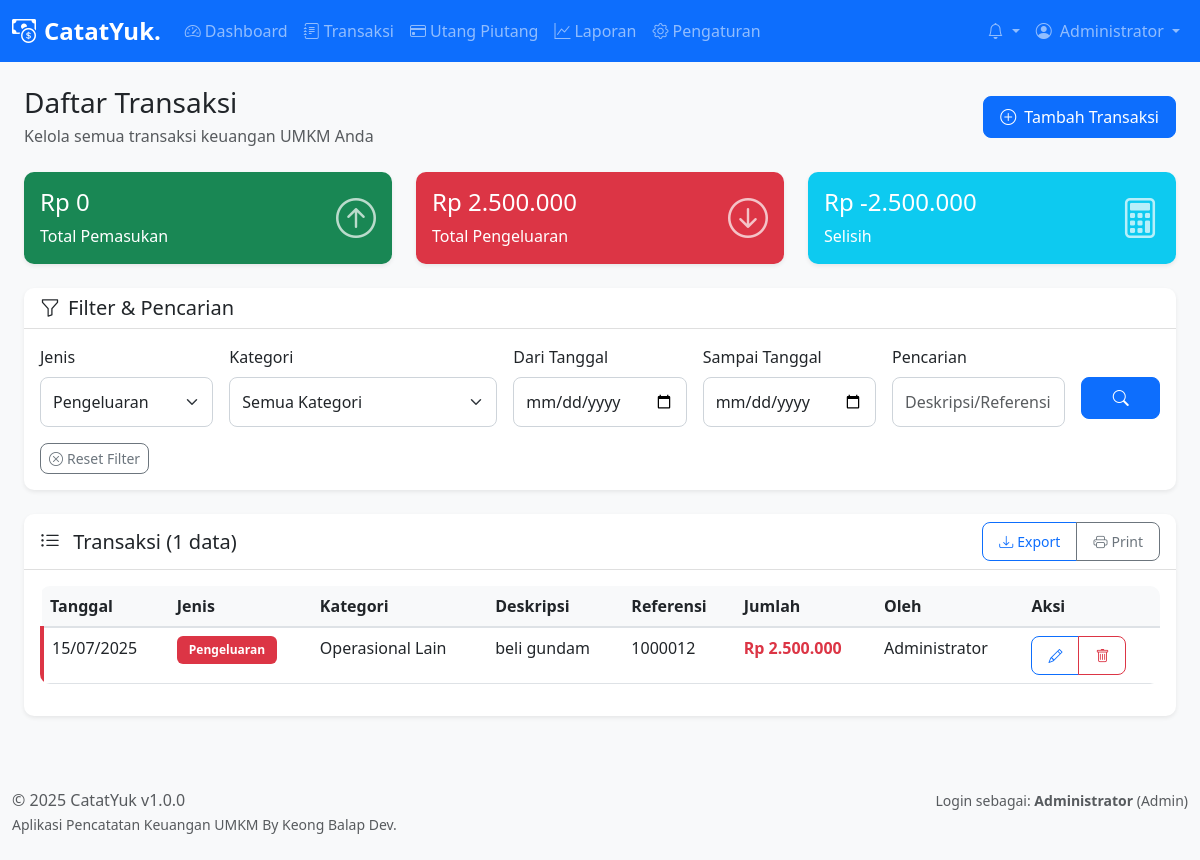
Page /pages/transactions/index.php?type=expense (signed in) on the committed database.
### tables this page shows
CREATE TABLE `transactions` (
  `id` int(11) NOT NULL,
  `user_id` int(11) NOT NULL,
  `category_id` int(11) NOT NULL,
  `type` enum('income','expense') NOT NULL,
  `amount` decimal(15,2) NOT NULL,
  `description` text DEFAULT NULL,
  `transaction_date` date NOT NULL,
  `reference_number` varchar(50) DEFAULT NULL,
  `notes` text DEFAULT NULL,
  `created_at` timestamp NOT NULL DEFAULT current_timestamp(),
  `updated_at` timestamp NOT NULL DEFAULT current_timestamp() ON UPDATE current_timestamp()
);

CREATE TABLE `users` (
  `id` int(11) NOT NULL,
  `username` varchar(50) NOT NULL,
  `password` varchar(255) NOT NULL,
  `full_name` varchar(100) NOT NULL,
  `email` varchar(100) DEFAULT NULL,
  `role` enum('admin','kasir') NOT NULL DEFAULT 'kasir',
  `status` enum('active','inactive') NOT NULL DEFAULT 'active',
  `created_at` timestamp NOT NULL DEFAULT current_timestamp(),
  `updated_at` timestamp NOT NULL DEFAULT current_timestamp() ON UPDATE current_timestamp()
);

CREATE TABLE `categories` (
  `id` int(11) NOT NULL,
  `name` varchar(100) NOT NULL,
  `type` enum('income','expense') NOT NULL,
  `description` text DEFAULT NULL,
  `created_at` timestamp NOT NULL DEFAULT current_timestamp()
);

### pages/transactions/index.php (the view, shortened to what the rows shown need)
<?php
require_once '../../includes/functions.php';
$filter_type = $_GET['type'] ?? '';
$page = max(1, intval($_GET['page'] ?? 1));
$limit = 20;
$offset = ($page - 1) * $limit;
try {
    $db = getDB();
    $where_conditions = [];
    $params = [];
    if (!empty($filter_type)) {
        $where_conditions[] = "t.type = ?";
        $params[] = $filter_type;
    }
    $where_clause = !empty($where_conditions) ? 'WHERE ' . implode(' AND ', $where_conditions) : '';
    $sql = "
        SELECT t.*, c.name as category_name, u.full_name as user_name
        FROM transactions t
        LEFT JOIN categories c ON t.category_id = c.id
        LEFT JOIN users u ON t.user_id = u.id
        $where_clause
        ORDER BY t.transaction_date DESC, t.created_at DESC
        LIMIT $limit OFFSET $offset
    ";
    $stmt = $db->prepare($sql);
    $stmt->execute($params);
    $transactions = $stmt->fetchAll();
} catch (Exception $e) {
    error_log('Transactions list error: ' . $e->getMessage());
    $transactions = [];
    $categories = [];
    $total_records = 0;
    $total_pages = 0;
    $totals = ['total_income' => 0, 'total_expense' => 0];
}
include '../../components/header.php';
?>
<div class="container-fluid">
    <div class="row mb-4">
        <div class="col-12">
            <div class="d-flex justify-content-between align-items-center">
                <div>
                    <h1 class="h3 mb-1">Daftar Transaksi</h1>
                </div>
            </div>
        </div>
    </div>
    <div class="card">
        <div class="card-body">
            <?php if (!empty($transactions)): ?>
                <div class="table-responsive">
                    <table class="table table-hover" id="transactionsTable">
                        <thead>
                            <tr>
                                <th>Tanggal</th>
                                <th>Jenis</th>
                                <th>Kategori</th>
                                <th>Deskripsi</th>
                                <th>Referensi</th>
                                <th>Jumlah</th>
                                <th>Oleh</th>
                                <th>Aksi</th>
                            </tr>
                        </thead>
                        <tbody>
                            <?php foreach ($transactions as $transaction): ?>
                                <tr class="transaction-<?php echo $transaction['type']; ?>">
                                    <td><?php echo formatDate($transaction['transaction_date']); ?></td>
                                    <td>
                                        <span class="badge bg-<?php echo $transaction['type'] === 'income' ? 'success' : 'danger'; ?>">
                                            <?php echo $transaction['type'] === 'income' ? 'Pemasukan' : 'Pengeluaran'; ?>
                                        </span>
                                    </td>
                                    <td><?php echo htmlspecialchars($transaction['category_name']); ?></td>
                                    <td><?php echo htmlspecialchars($transaction['description']); ?></td>
                                    <td><?php echo htmlspecialchars($transaction['reference_number'] ?? '-'); ?></td>
                                    <td>
                                        <strong class="text-<?php echo $transaction['type'] === 'income' ? 'success' : 'danger'; ?>">
                                            <?php echo formatCurrency($transaction['amount']); ?>
                                        </strong>
                                    </td>
                                    <td><?php echo htmlspecialchars($transaction['user_name']); ?></td>
                                    <td>
                                        <div class="btn-group btn-group-sm">
                                            <a href="edit.php?id=<?php echo $transaction['id']; ?>"
                                               class="btn btn-outline-primary" title="Edit">
                                                <i class="bi bi-pencil"></i>
                                            </a>
                                            <button type="button" class="btn btn-outline-danger btn-delete"
                                                    onclick="deleteTransaction(<?php echo $transaction['id']; ?>)" title="Hapus">
                                                <i class="bi bi-trash"></i>
                                            </button>
                                        </div>
                                    </td>
                                </tr>
                            <?php endforeach; ?>
                        </tbody>
                    </table>
                </div>
            <?php endif; ?>
        </div>
    </div>
</div>
<?php include '../../components/footer.php'; ?>

### components/header.php (shortened to what the rows shown need)
<!DOCTYPE html>
<html lang="id">
<head>
    <link href="https://cdn.jsdelivr.net/npm/bootstrap@5.3.0/dist/css/bootstrap.min.css" rel="stylesheet">
    <link href="https://cdn.jsdelivr.net/npm/bootstrap-icons@1.10.0/font/bootstrap-icons.css" rel="stylesheet">
    <link href="<?php echo APP_URL; ?>/assets/css/style.css" rel="stylesheet">
</head>
<body>
    <?php if (isLoggedIn()): ?>
    <nav class="navbar navbar-expand-lg navbar-dark bg-primary">
        <div class="container-fluid">
            <a class="navbar-brand fw-bold" href="<?php echo APP_URL; ?>/pages/dashboard/">
                <i class="bi bi-cash-coin me-2"></i>CatatYuk.
            </a>
            <div class="collapse navbar-collapse" id="navbarNav">
                <ul class="navbar-nav me-auto">
                    <li class="nav-item">
                        <a class="nav-link" href="<?php echo APP_URL; ?>/pages/dashboard/">
                            <i class="bi bi-speedometer2 me-1"></i>Dashboard
                        </a>
                    </li>
                    <li class="nav-item">
                        <a class="nav-link" href="<?php echo APP_URL; ?>/pages/transactions/">
                            <i class="bi bi-journal-text me-1"></i>Transaksi
                        </a>
                    </li>
                    <li class="nav-item">
                        <a class="nav-link" href="<?php echo APP_URL; ?>/pages/debts/">
                            <i class="bi bi-credit-card me-1"></i>Utang Piutang
                        </a>
                    </li>
                    <li class="nav-item">
                        <a class="nav-link" href="<?php echo APP_URL; ?>/pages/reports/">
                            <i class="bi bi-graph-up me-1"></i>Laporan
                        </a>
                    </li>
                    <?php if (hasRole('admin')): ?>
                    <li class="nav-item">
                        <a class="nav-link" href="<?php echo APP_URL; ?>/pages/settings/">
                            <i class="bi bi-gear me-1"></i>Pengaturan
                        </a>
                    </li>
                    <?php endif; ?>
                </ul>
                <ul class="navbar-nav">
                    <li class="nav-item dropdown">
                        <a class="nav-link dropdown-toggle position-relative" href="#" id="notificationDropdown" role="button" data-bs-toggle="dropdown">
                            <i class="bi bi-bell"></i>
                        </a>
                    </li>
                    <li class="nav-item dropdown">
                        <a class="nav-link dropdown-toggle" href="#" id="userDropdown" role="button" data-bs-toggle="dropdown">
                            <i class="bi bi-person-circle me-1"></i>
                            <?php echo getCurrentUser()['full_name']; ?>
                        </a>
                    </li>
                </ul>
            </div>
        </div>
    </nav>
    <?php endif; ?>
    <main class="<?php echo isLoggedIn() ? 'container-fluid mt-4' : ''; ?>">

### components/footer.php (shortened to what the rows shown need)
    </main>
    <?php if (isLoggedIn()): ?>
    <footer class="bg-light mt-5 py-4">
        <div class="container-fluid">
            <div class="row">
                <div class="col-md-6">
                    <p class="mb-0 text-muted">
                        &copy; <?php echo date('Y'); ?> <?php echo APP_NAME; ?> v<?php echo APP_VERSION; ?>
                    </p>
                    <small class="text-muted">Aplikasi Pencatatan Keuangan UMKM By Keong Balap Dev.</small>
                </div>
                <div class="col-md-6 text-md-end">
                    <small class="text-muted">
                        Login sebagai: <strong><?php echo getCurrentUser()['full_name']; ?></strong>
                        (<?php echo ucfirst(getCurrentUser()['role']); ?>)
                    </small>
                </div>
            </div>
        </div>
    </footer>
    <?php endif; ?>
</body>
</html>

### rows in the picture
transactions: user.full_name "Administrator", transaction_date "15/07/2025", type "Pengeluaran", category.name "Operasional Lain", description "beli gundam", reference_number "1000012", amount "Rp 2.500.000"

### other values in the picture
formatCurrency($totals['total_income']) "Rp 0"
formatCurrency($totals['total_expense']) "Rp 2.500.000"
formatCurrency($totals['total_income'] - $totals['total_expense']) "Rp -2.500.000"
$total_records "1"
APP_NAME "CatatYuk"
APP_VERSION "1.0.0"
getCurrentUser()['role'] "Admin"
